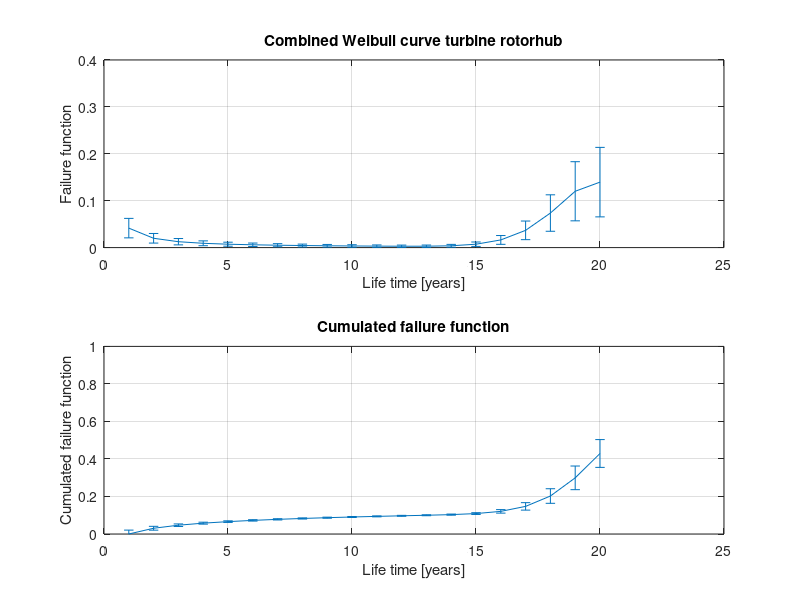

Write the MATLAB code that produced this figure.
function F_rotorhub = Failure_function_rotorhub()
%% rotorhub failure functions
t_lifespan = 20;
t = linspace(1,t_lifespan,t_lifespan);
% Early failures
beta = 0.2; % Shape parameter
eta = 2; % Characteristic life
gamma = 0; % Failure free life
f_early = beta/eta*((t-gamma)./eta).^(beta-1).*exp(-((t-gamma)./eta).^beta);
% Aging failures
beta = 9; % Shape parameter
eta = 12; % Characteristic life
gamma = 8; % Failure free life
f_aging = beta/eta*((t-gamma)./eta).^(beta-1).*exp(-((t-gamma)./eta).^beta);

% Failure curve
ft_rotorhub = 0.5.*f_early + 0.5.*f_aging;
% Cumulated curve
ft_rotorhub_cum = cumtrapz(ft_rotorhub);
% Error over time
err = 0.5.*(ft_rotorhub)+0.01.*(ft_rotorhub_cum);

% Plots
figure(4);
p1 = subplot(2,1,1);
%plot(p1,t,ft_rotorhub)
errorbar(t,ft_rotorhub,err);
title(p1,'Combined Weibull curve turbine rotorhub')
xlabel('Life time [years]')
ylabel('Failure function')
ylim([0,0.4])
grid on

p2 = subplot(2,1,2);
%plot(p2,t,ft_rotorhub_cum)
errorbar(t,ft_rotorhub_cum,err);
title(p2,'Cumulated failure function')
xlabel('Life time [years]')
ylabel('Cumulated failure function')
ylim([0,1])
grid on

% Yearly failure rate and error
F_rotorhub = [ft_rotorhub ; err];
end